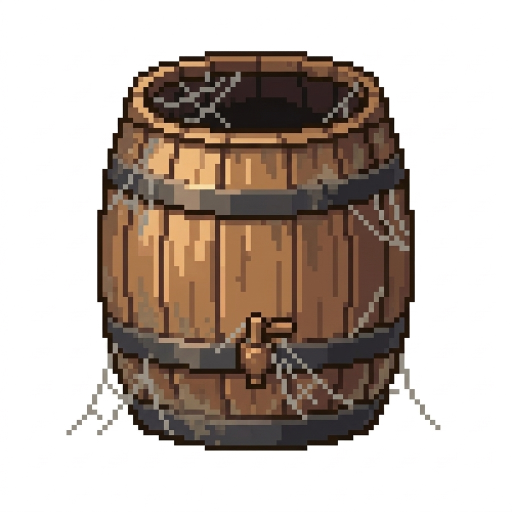
#> input picture redizajn/dvorac/novo/bacva-prazna-A.jpg, 1024 x 1024 px (shown at 1/2 size); its folder holds 2 pictures in this run
$ python uokviri.py dvorac/novo dvorac/novo/bacva-prazna-B.jpg 1.0
#> lines starting #> are read from the running program, lines starting #| are printed output that depends on the picture; after the words box and inside, x2 and y2 are one past the last pixel; in counts of white or black regions, pixels touching at a corner belong together
"""Izreže predmet (sve što nije bijelo), centrira ga u kvadrat s malim rubom
i spremi kao 512×512 webp. Upotreba: python uokviri.py ULAZ IZLAZ [rub=0.06]"""
import sys, os
import numpy as np
from PIL import Image
ulaz, izlaz = sys.argv[1], sys.argv[2]
rub = float(sys.argv[3]) if len(sys.argv) > 3 else 0.06
os.makedirs(izlaz, exist_ok=True)
for f in sorted(os.listdir(ulaz)):
    im = Image.open(os.path.join(ulaz, f)).convert('RGB')
#> im is the input picture: PIL image 1024x1024 RGB; mean R, G, B 190.8, 179.3, 171.3
    a = np.asarray(im).astype(int)
    ne = (255 * 3 - a.sum(2)) > 24
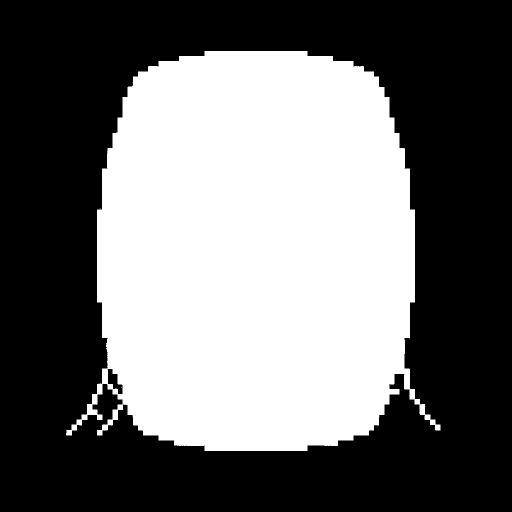
#> ne: shape (1024, 1024) bool (shown at 1/2 size); 43.2% white; 3 white regions (2 under 20 px), largest, box (x1, y1, x2, y2) and area: (132, 102, 881, 902) 452610
    ys, xs = np.where(ne)
    y0, y1, x0, x1 = ys.min(), ys.max(), xs.min(), xs.max()
#> y0 = 102; y1 = 901; x0 = 132; x1 = 880
    s = max(y1 - y0, x1 - x0)
#> s = 799
    s = int(s / (1 - 2 * rub))
#> s = -799
    cy, cx = (y0 + y1) // 2, (x0 + x1) // 2
#> cy = 501; cx = 506
#> (the run stopped early here; a loop or call above may not have finished)

$ run again, on redizajn/dvorac/novo/klavir-A.jpg
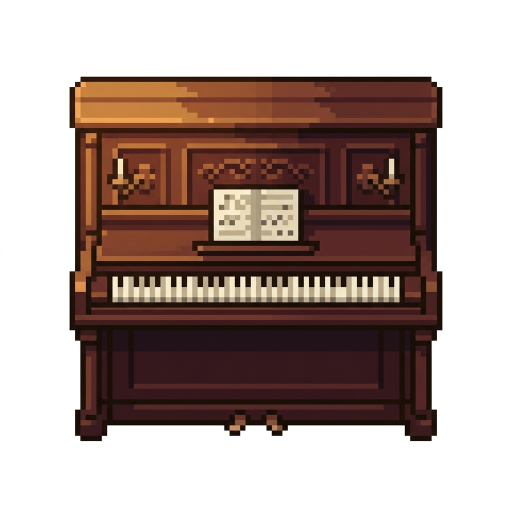
#> input picture redizajn/dvorac/novo/klavir-A.jpg, 1024 x 1024 px (shown at 1/2 size)
#> im is the input picture: PIL image 1024x1024 RGB; mean R, G, B 173.3, 156.1, 150.6
#> `ne = (255 * 3 - a.sum(2)) > 24`:
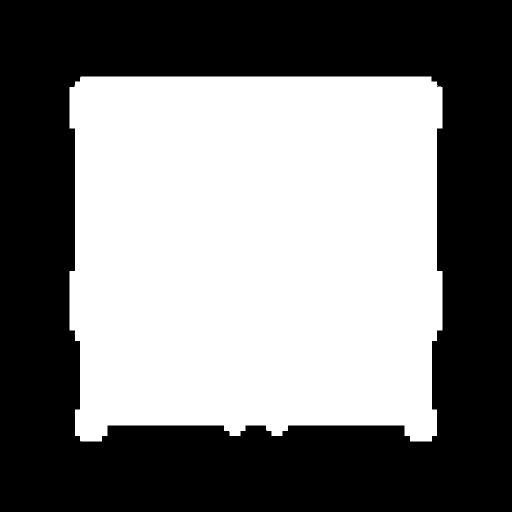
#> ne: shape (1024, 1024) bool (shown at 1/2 size); 48.8% white; 1 white region, box (x1, y1, x2, y2) and area: (139, 153, 885, 883) 511950
#> y0 = 153; y1 = 882; x0 = 139; x1 = 884
#> `s = max(y1 - y0, x1 - x0)`: s = 745
#> `s = int(s / (1 - 2 * rub))`: s = -745
#> cy = 517; cx = 511

$ run again, on redizajn/dvorac/novo/bacva-prazna-B.jpg
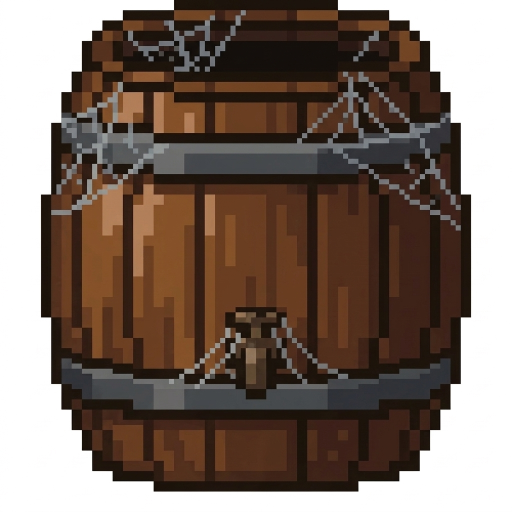
#> input picture redizajn/dvorac/novo/bacva-prazna-B.jpg, 1024 x 1024 px (shown at 1/2 size)
#> im is the input picture: PIL image 1024x1024 RGB; mean R, G, B 124.5, 108.5, 98.7
#> `ne = (255 * 3 - a.sum(2)) > 24`:
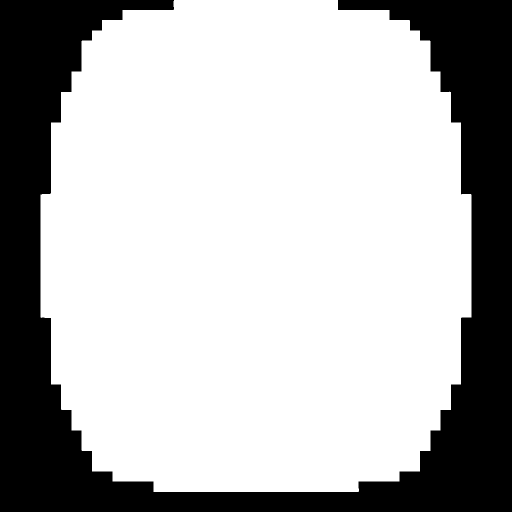
#> ne: shape (1024, 1024) bool (shown at 1/2 size); 71.5% white; 1 black region, box (x1, y1, x2, y2) and area: (0, 0, 1024, 1024) 298443
#> y0 = 0; y1 = 983; x0 = 81; x1 = 942
#> `s = max(y1 - y0, x1 - x0)`: s = 983
#> `s = int(s / (1 - 2 * rub))`: s = -983
#> cy = 491; cx = 511
